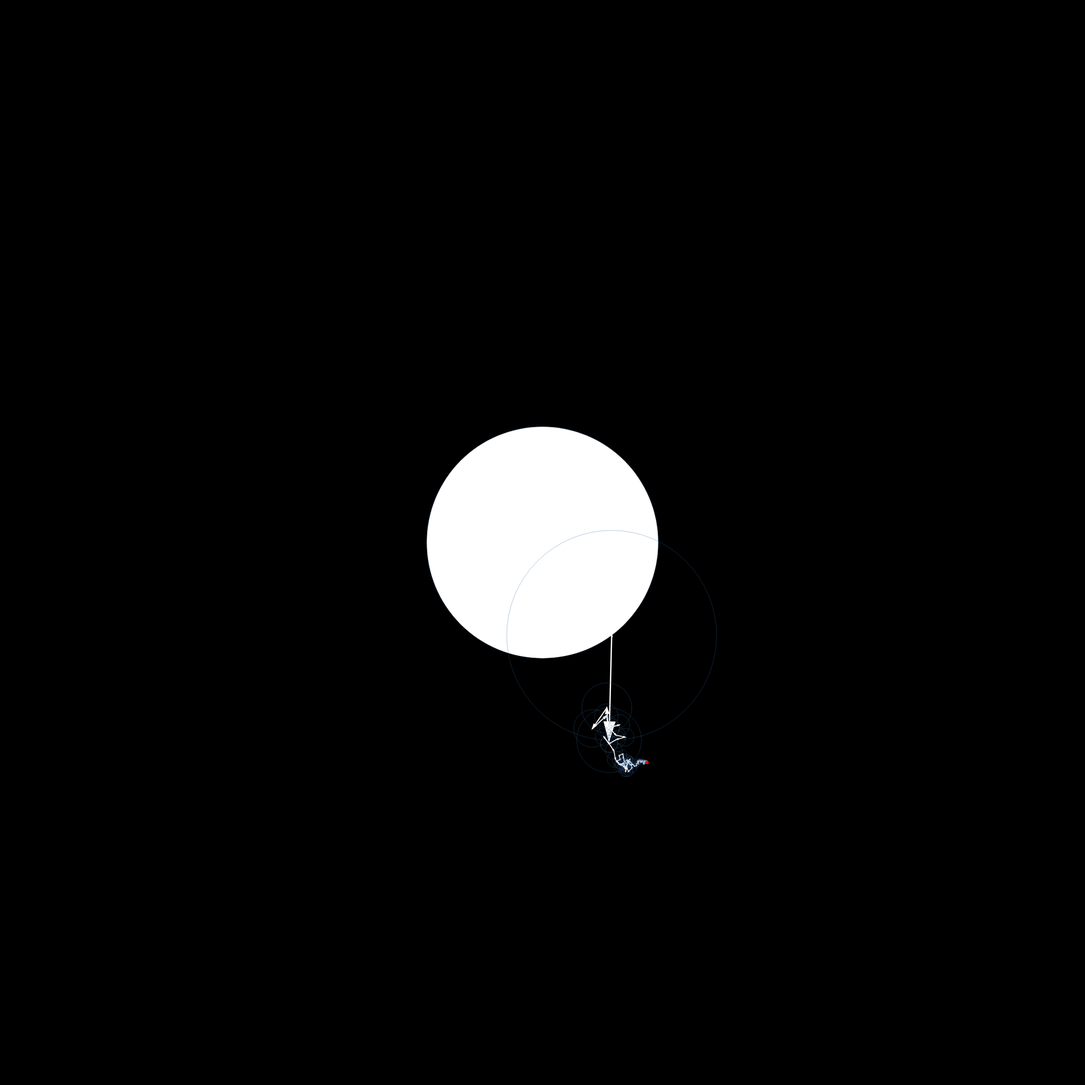
Frame 1 (no input)
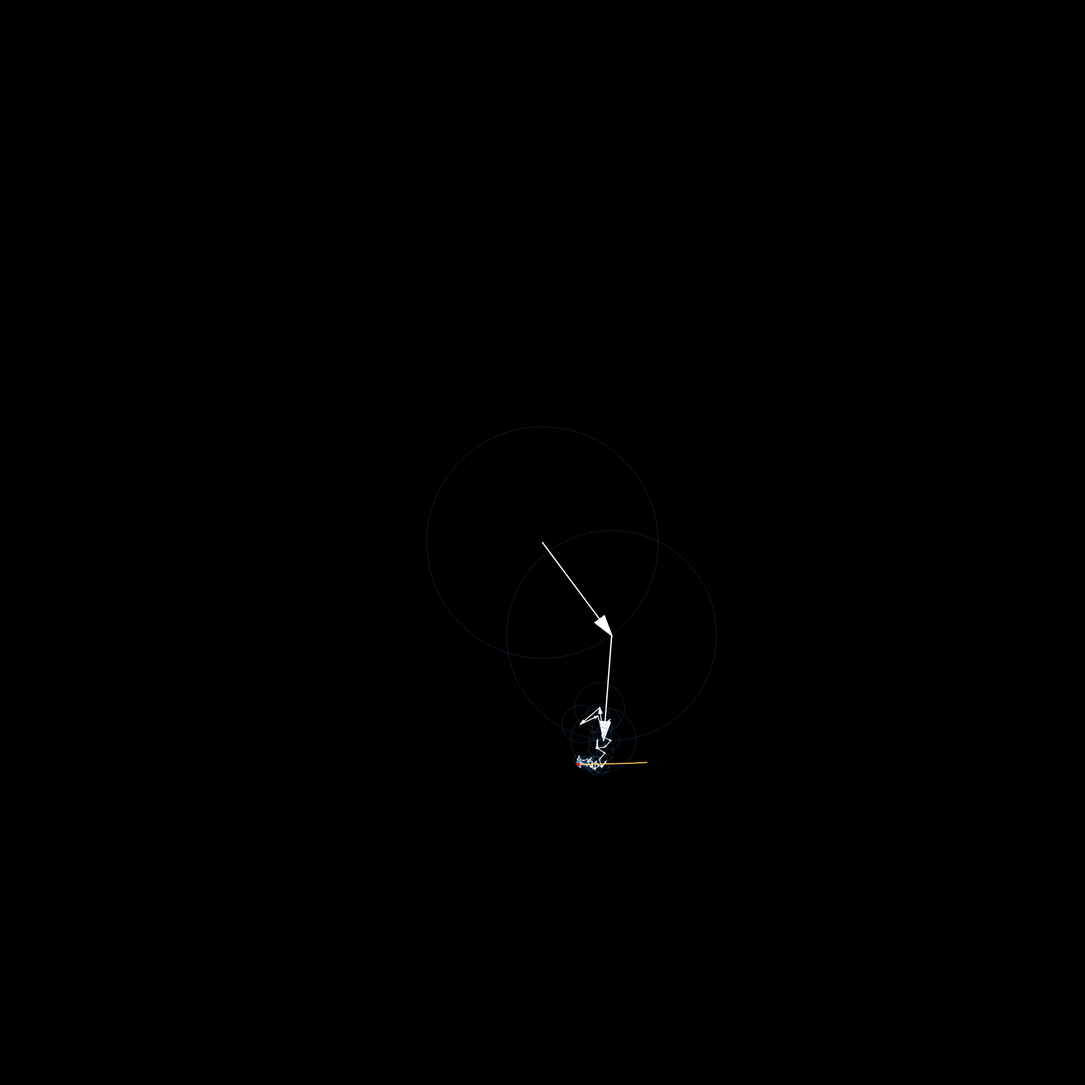
Frame 60 (no input)
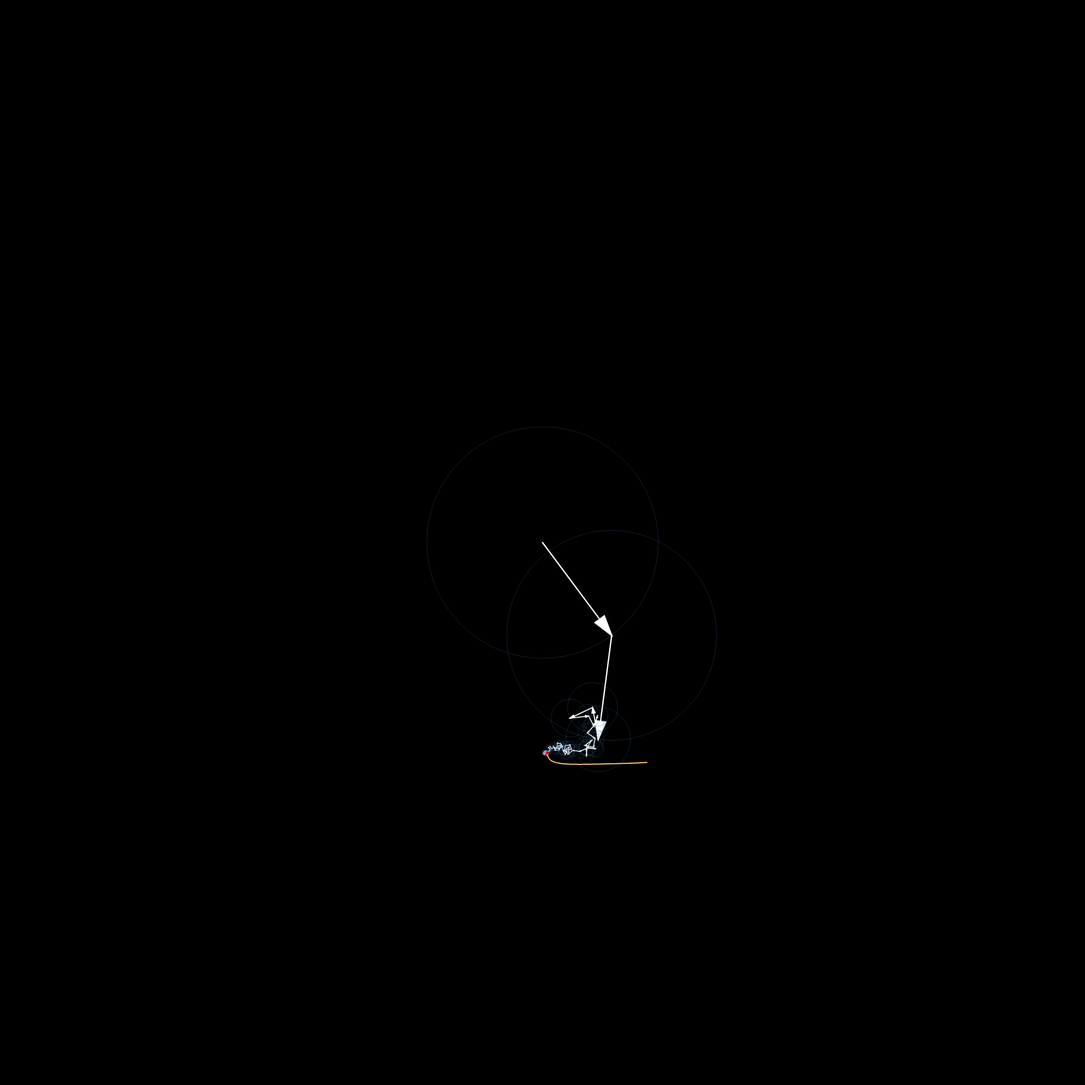
Frame 120 (the mouse pressed at the canvas centre since frame 60)

The p5.js sketch that drew these frames (run headless with seeded random() and noise() and a simulated clock; from frame 60 on, the mouse is pressed at the canvas centre):

// p5.js sketch
// ── sketch.js
var time = 0;
let c = [];
var tick = 1/(60*120); //20 Times slower = 20 times more precise
var shape = [];
var iterations = 0

var starting_angles = []
var lengths = []



function setup() {
    createCanvas(2000, 2000);
    stroke(255);
    strokeWeight(1);
    frameRate(144);


    c = [[0, 127.50641464149952, 171.11468297768306],
    [1, -4.826782989841799, 193.38460310680554],
    [-1, -4.136105626144465, -59.63847575844803],
    [5, -26.40797987748085, 37.89453701502087],
    [6, 25.659227003282247, -23.3324840467404],
    [-3, 3.699975107951593, 21.53702845711366],
    [-10, 20.256937459634194, -4.694656660073968],
    [-9, -18.39596641890436, 5.425384533980816],
    [14, 12.163539112682557, 13.561388028546968],
    [4, 16.90956103734873, 3.5853205965114325],
    [-11, -15.858676560235647, 4.1106292736133785],
    [7, -13.97694984073298, 8.031070053392991],
    [15, -9.509269012432695, -12.984404510837583],
    [12, 9.729078643029077, 12.762381188463303],
    [-8, 8.765923574211996, 13.29438092052006],
    [18, 2.8800722118891615, 15.37131099288116],
    [8, 10.150902541935313, 11.141561249771405],
    [-12, 12.556462837521059, -4.435429394134167],
    [9, -3.170512645795047, 12.69663577262821],
    [-7, -8.260571299187715, -9.938073885485753],
    [16, 7.971616417223116, 7.7477757675437715],
    [-2, -5.434732587537387, -8.95404574530041],
    [2, 7.512783291015868, -7.132699275508095],
    [10, 8.039115052944986, 5.523219120098497],
    [20, 0.903165644946433, 9.577113415461787],
    [26, -6.393455922299656, 6.702093638602865],
    [17, -2.848555266432864, -8.172764028897763],
    [-5, -2.332126693506896, 8.111266629386988],
    [-17, 0.44209134338099154, -8.412238766864796],
    [-22, -4.208170041443395, -7.134842395911586],
    [13, -7.887627288986596, 2.4146626351729132],
    [3, -5.286319063451873, -5.856533131536729],
    [25, 7.000730779721483, -3.382173613230946],
    [-13, -1.8972833917242973, -7.32120972524167],
    [-15, 6.95722034732675, -2.960980837088918],
    [-4, 0.8628094207687249, 7.381752432908385],
    [-23, 1.7786855584835755, 6.643381560693789],
    [-21, 5.2758342136235346, 4.104637056435473],
    [-16, -2.2561867275223864, 5.748189302258251],
    [19, 2.7108250420082958, -5.4766174026122885],
    [-20, 0.025442362191774648, -5.640079729058591],
    [-6, 4.664652059234528, -2.9001184193602985],
    [11, -0.29604544993177895, 5.323954405048834],
    [-24, -4.163517002596038, -3.281837432997338],
    [-38, 1.9154696059195342, 4.731115449229356],
    [23, 3.2701995561720336, 3.659387002987867],
    [29, 4.534453257699499, -0.9836583120269613],
    [31, 2.876930010504316, 3.5306376376452633],
    [-33, 4.001871552304129, -1.0107926938008478],
    [-39, -0.11145887060397952, -3.8645630308873082],
    [-46, 3.625723812316145, 0.6674407139892663],
    [-14, -1.7136113456191389, -3.0509579499943285],
    [-35, 0.7547568616705382, -3.364899462989593],
    [24, 0.6968401055687015, 3.129148853379985],
    [-18, 1.8148885361736524, -2.5998255077557513],
    [22, 2.598463150131998, 1.6746153416775211],
    [28, -1.3370740827189616, -2.7606682369646585],
    [-19, 1.5997152388554499, 2.6169477905386223],
    [42, 1.7995967587126582, -2.431842288896919],
    [-44, 2.7142008004620934, 0.8165828822417582],
    [41, -2.1810833379817667, 1.7303869117408959],
    [-49, -2.5403373300216816, 0.7818568363774622],
    [-50, 2.4327771312066937, -1.0574345921167878],
    [21, 2.54882995274107, 0.0778918898245749],
    [-26, 0.5127596759293871, 2.407601862944052],
    [40, 0.5976960844459457, -2.308967724497688],
    [43, -0.5784572287093601, 2.1140261143776677],
    [-25, -0.07471368633122027, 2.0941539468649712],
    [-48, 1.8619689786997495, -0.9104873355242099],
    [-36, -2.061676951785758, 0.04356700665509944],
    [-28, -0.4743524554248454, -1.960531060621286],
    [-41, 1.8909520267129045, -0.6249475296545024],
    [-27, 1.808618589751286, 0.646344950627457],
    [-47, -1.815827408598947, -0.038325420726286974],
    [-29, -1.5623647085792887, -0.8754761743211843],
    [47, 1.691065940359283, -0.5287382031366816],
    [44, 1.544746331366898, -0.6205299014357233],
    [-45, -1.0797897853570564, -1.1950913565217522],
    [30, 0.2224107389649847, 1.4571022055351457],
    [-40, 1.4127291998692575, 0.27960887837749726],
    [27, 1.3896436012401525, -0.09244089931711846],
    [36, 1.0688035703553733, -0.8457632704396705],
    [38, -1.087779523196914, 0.799657679176593],
    [35, 0.10214315677325463, -1.3284452772651711],
    [-30, -1.0902304929447144, 0.6121554637527964],
    [49, 0.8413255300271502, 0.9233730604394834],
    [-32, 1.1619604338092029, 0.4150514970634383],
    [32, 0.11622290080366779, 1.2275376508384062],
    [-34, 1.1625494935126666, 0.3404009181367763],
    [37, 0.09976730282454738, 1.1678350716087036],
    [48, -1.1473634072665277, -0.03420564732956555],
    [-42, 0.9357319602313283, -0.632577400928125],
    [39, -0.9685923039216592, 0.3928373575929616],
    [34, -0.8306145838610062, -0.6024493883409086],
    [-37, 0.3017324688935992, -0.7930752764491298],
    [-43, 0.3440458977763206, -0.7599926380918413],
    [45, -0.48106654279478456, 0.6475854364652975],
    [46, 0.7249025502834896, 0.17499655027872874],
    [50, 0.34671357793282076, -0.3730878027335853],
    [-31, -0.2473585084587746, 0.3232708608075094],
    [33, -0.3582034172351136, -0.08254560938497829]];

    

    iterations = (c.length-1)/2;
    for (let i = 0; i < c.length; i++) {
        x = c[i][1]
        y = c[i][2]

        theta = atan(y/x)
        if (x < 0) {
            theta += Math.PI
        } else if (x > 0 && y < 0) {
            theta += 2*Math.PI
        }
        starting_angles.push(theta)
        lengths.push(Math.sqrt(x**2 + y**2))
    }
    console.log(starting_angles)
    console.log(lengths)


}



function draw() {
    background(0);
    translate(1000, 1000);
    

    stroke(255)
    last_x = 0
    last_y = 0
    for (let i = 0; i < c.length; i++) {
        //Base Frequency is 1 rotation every 20 seconds
        frequency = c[i][0] * 2*Math.PI //Don't change this, only change tick speed
        L = lengths[i]

        strokeWeight(L**(1/6))
        theta = (frequency*time)+starting_angles[i]

        x = L * Math.cos(theta)
        y = 1 * L * Math.sin(theta)

        //Drawing vector circle
        strokeWeight(0.5)
        stroke(50,100,150, 180)
        circle(last_x, last_y, L*2)

        //Drawing vector line
        l = (L/10)
        strokeWeight(L**(1/6))
        stroke(255)
        line(last_x,last_y,x+last_x,y+last_y)
        
        //Draw vector triangle
        beta = Math.sqrt((L-(l*Math.sqrt(3)))**2+(l/2)**2)
        alpha = Math.atan(l/(2*(L-(l*Math.sqrt(3)))))
        fill(255)
        triangle(last_x+x,last_y+y, last_x+beta*Math.cos(theta-alpha), last_y+beta*Math.sin(theta-alpha), last_x+beta*Math.cos(theta+alpha), last_y+beta*Math.sin(theta+alpha))
        noFill()
        
        

        last_x += x
        last_y += y
    }

    update_shape()
    stroke(255,0,0)
    strokeWeight(6)
    point(last_x, last_y)
    stroke(255)
    shape.push([last_x,last_y])
    

    time += tick;
}  

function update_shape() {
    strokeWeight(2)
    stroke(255, 204, 100);
    beginShape()
    noFill()
    for (let i = 0; i < shape.length; i++) {
        vertex(shape[i][0],shape[i][1]);
    }
    console.log(shape.length);
    endShape()
}
